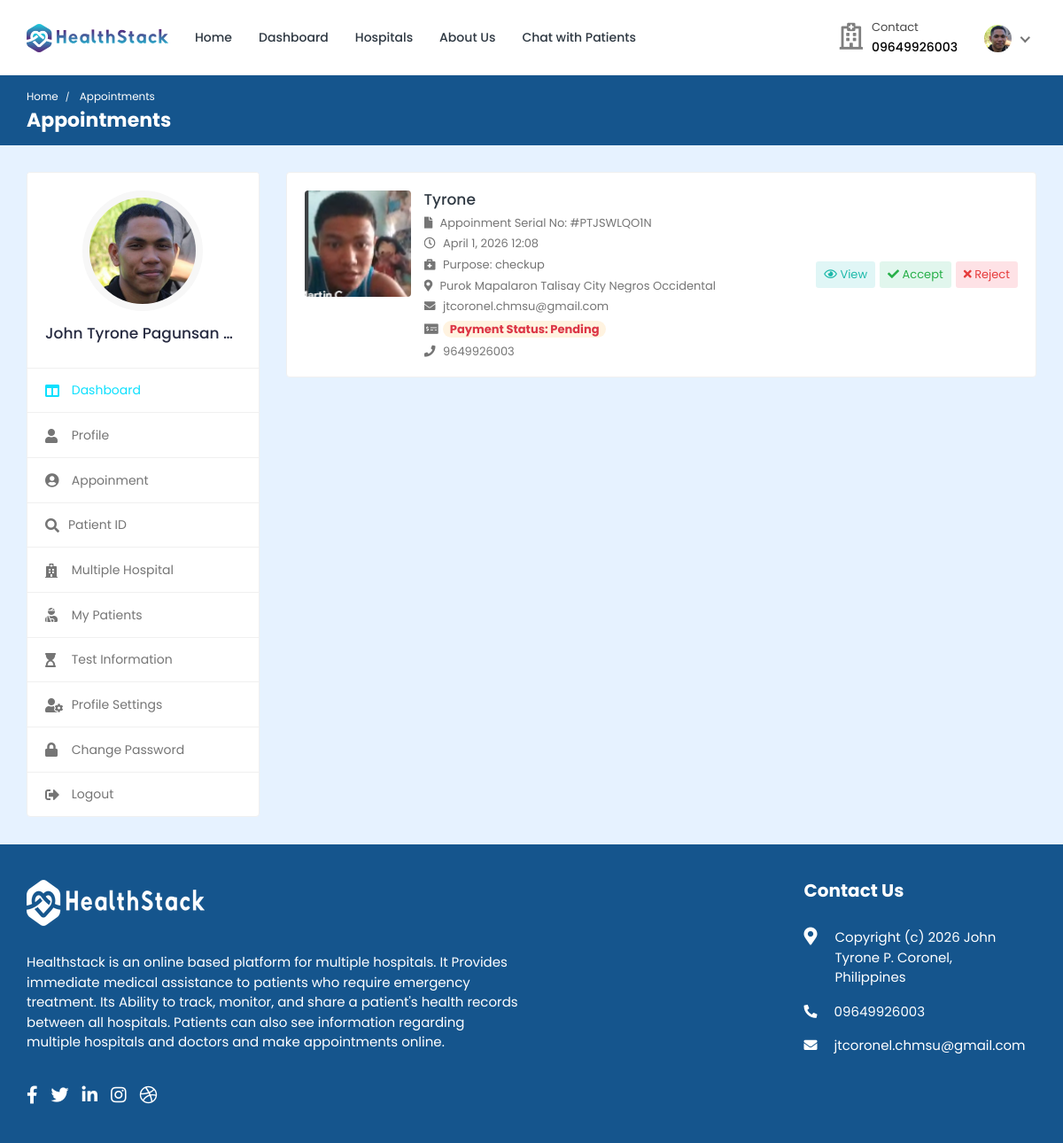
The app's page /doctor/appointments/ (signed in), older data.
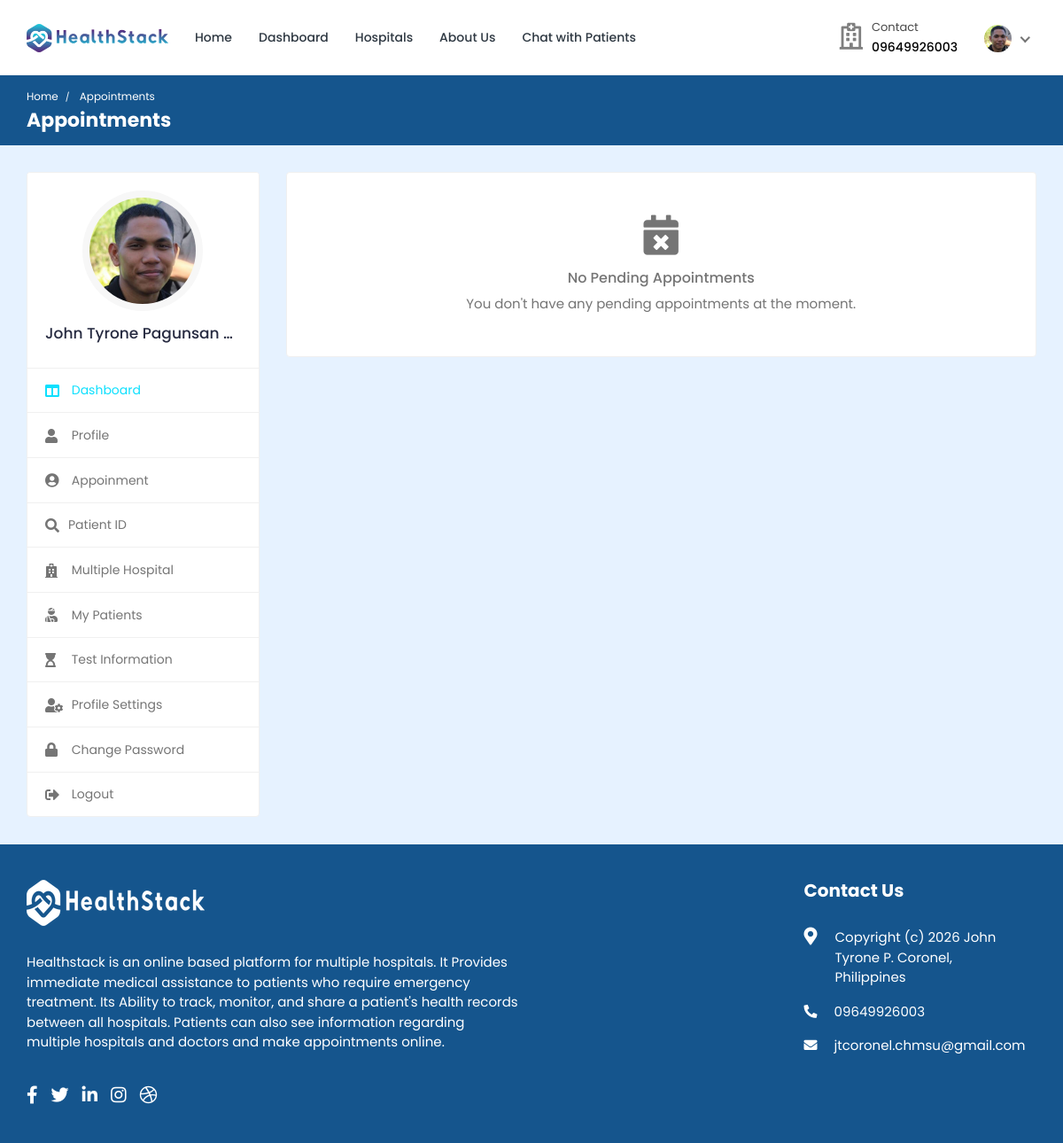
The same page, newer data.
### doctor/models.py (models this page shows, shortened)
class Appointment(models.Model):
    APPOINTMENT_TYPE = (
        ('report', 'report'),
        ('checkup', 'checkup'),
    )
    APPOINTMENT_STATUS = (
        ('pending', 'pending'),
        ('confirmed', 'confirmed'),
        ('cancelled', 'cancelled'),
    )
    id = models.AutoField(primary_key=True)
    date = models.DateField(null=True, blank=True)
    time = models.CharField(max_length=200, null=True, blank=True)
    doctor = models.ForeignKey(Doctor_Information, on_delete=models.CASCADE, null=True, blank=True)
    patient = models.ForeignKey(Patient, on_delete=models.CASCADE, null=True, blank=True)
    appointment_type = models.CharField(max_length=200, choices=APPOINTMENT_TYPE)
    appointment_status = models.CharField(max_length=200, choices=APPOINTMENT_STATUS)
    serial_number = models.CharField(max_length=200, null=True, blank=True)
    payment_status = models.CharField(max_length=200, null=True, blank=True, default='pending')
    transaction_id = models.CharField(max_length=255, null=True, blank=True)
    message = models.CharField(max_length=255, null=True, blank=True)

### hospital/models.py (models this page shows, shortened)
class Patient(models.Model):
    patient_id = models.AutoField(primary_key=True)
    user = models.OneToOneField(User, on_delete=models.CASCADE, null=True, blank=True, related_name='patient')
    name = models.CharField(max_length=200, null=True, blank=True)
    username = models.CharField(max_length=200, null=True, blank=True)
    age = models.IntegerField(null=True, blank=True)
    email = models.EmailField(max_length=200, null=True, blank=True)
    phone_number = models.IntegerField(null=True, blank=True)
    address = models.CharField(max_length=200, null=True, blank=True)
    featured_image = models.ImageField(upload_to='patients/', default='patients/user-default.png', null=True, blank=True)
    blood_group = models.CharField(max_length=200, null=True, blank=True)
    history = models.CharField(max_length=200, null=True, blank=True)
    dob = models.CharField(max_length=200, null=True, blank=True)
    nid = models.CharField(max_length=200, null=True, blank=True)
    serial_number = models.CharField(max_length=200, null=True, blank=True)
    login_status = models.CharField(max_length=200, null=True, blank=True, default="offline")

### doctor/views.py (the view)
# urls.py: path('appointments/',views.appointments, name='appointments'),
@csrf_exempt
@login_required(login_url="doctor-login")
def appointments(request):
    doctor = Doctor_Information.objects.get(user=request.user)
    appointments = Appointment.objects.filter(doctor=doctor).filter(appointment_status='pending').order_by('date')
    context = {'doctor': doctor, 'appointments': appointments}
    return render(request, 'appointments.html', context)

### templates/appointments.html (shortened to what the changed rows need)
{% load static %}
<!DOCTYPE html>
<html lang="en">
  <head>
    <link
      rel="stylesheet"
      href="{% static 'HealthStack-System/css/Normal/bootstrap.min.css' %}"
    />
    <link
      rel="stylesheet"
      href="{% static 'HealthStack-System/Outside_assets/plugins/fontawesome/css/fontawesome.min.css' %}"
    />
    <link
      rel="stylesheet"
      href="{% static 'HealthStack-System/Outside_assets/plugins/fontawesome/css/all.min.css' %}"
    />
    <link
      rel="stylesheet"
      href="{% static 'HealthStack-System/css/Normal/style.css' %}"
    />
  </head>
  <body>
    <div class="main-wrapper">
      <div class="breadcrumb-bar">
        <div class="container-fluid">
          <div class="row align-items-center">
            <div class="col-md-12 col-12">
              <h2 class="breadcrumb-title">Appointments</h2>
            </div>
          </div>
        </div>
      </div>
      <div class="content">
        <div class="container-fluid">
          <div class="row">
            <div class="col-md-7 col-lg-8 col-xl-9">
              <div class="appointments">
                {% if appointments %}
                {% for app in appointments %}
                <div class="appointment-list">
                  <div class="profile-info-widget">
                    <a href="patient-profile.html" class="booking-doc-img">
                      <img
                        src="{{app.patient.featured_image.url}}"
                        alt="User Image"
                      />
                    </a>
                    <div class="profile-det-info">
                      <h3><a href="{%url 'patient-profile' pk=app.patient.patient_id%}">{{app.patient.name}}</a></h3>
                      <div class="patient-details">
                        <h5>
                          <i class="fas fa-file"></i>Appoinment Serial No: #PT{{app.serial_number}}
                        </h5>
                        <h5>
                          <i class="far fa-clock"></i> {{app.date}} {{app.time}}
                        </h5>
                        <h5>
                          <i class="fas fa-briefcase-medical"></i> Purpose: {{app.appointment_type}}
                        </h5>
                        <h5>
                          <i class="fas fa-map-marker-alt"></i>{{app.patient.address}}
                        </h5>
                        <h5>
                          <i class="fas fa-envelope"></i> {{app.patient.email}}
                        </h5>
                        <h5>
                          {% if app.payment_status == 'pending' %}
                          <i class="fas fa-money-check-alt"></i> <span class="badge badge-pill bg-warning-light">Payment Status: Pending</span>
                          {% endif %}
                        </h5>
                        <h5 class="mb-0">
                          <i class="fas fa-phone"></i> {{app.patient.phone_number}}
                        </h5>
                      </div>
                    </div>
                  </div>
                  <div class="appointment-action">
                    <a href="#" class="btn btn-sm bg-info-light" data-toggle="modal" data-target="#appt_details"><i class="far fa-eye"></i> View</a>
                    <a href="{% url 'accept-appointment' pk=app.id %}" onclick="return confirm('Accept appointment?');" class="btn btn-sm bg-success-light"><i class="fas fa-check"></i> Accept</a>
                    <a href="{% url 'reject-appointment' pk=app.id %}" onclick="return confirm('Reject Appointment?');" class="btn btn-sm bg-danger-light"><i class="fas fa-times"></i> Reject</a>
                  </div>
                </div>
                {% endfor %}
                {% else %}
                <div class="card">
                  <div class="card-body text-center py-5">
                    <i class="fas fa-calendar-times fa-3x text-muted mb-3"></i>
                    <h5 class="text-muted">No Pending Appointments</h5>
                    <p class="text-muted mb-0">You don't have any pending appointments at the moment.</p>
                  </div>
                </div>
                {% endif %}
              </div>
            </div>
          </div>
        </div>
      </div>
      {% include 'footer.html' %}
    </div>
  </body>
</html>

Row changes from the older to the newer data that the page shows:
no longer on this page (row edited): Appointment: patient.featured_image (picture), patient.name "Tyrone", serial_number "JSWLQO1N", date "April 1, 2026", time "12:08", appointment_type "checkup", patient.address "Purok Mapalaron Talisay City Negros Occidental", patient.email "jtcoronel.chmsu@gmail.com", payment_status "pending" (drawn), patient.phone_number "9649926003"
Text that changed along with them:
text now shown: "No Pending Appointments You don't have any pending appointments at the moment."
